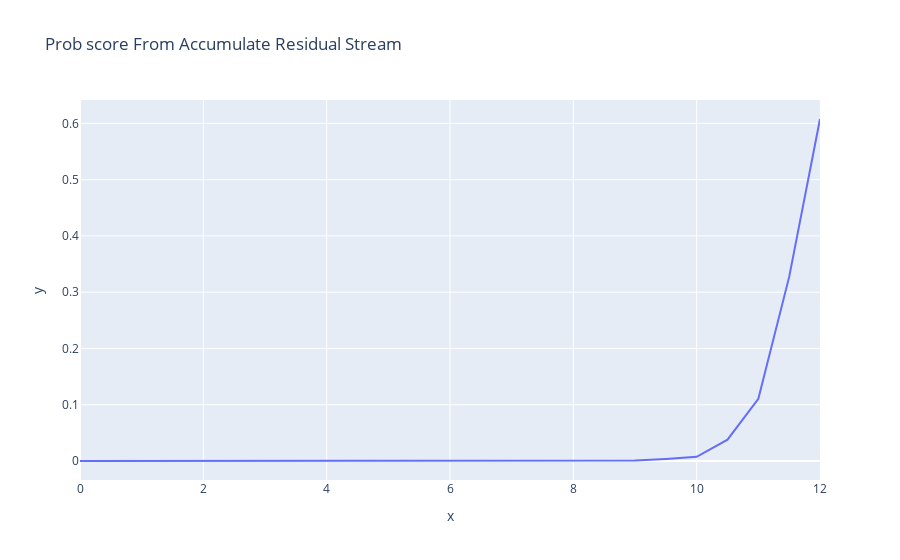

The notebook cell this image was saved under:
### Markdown cell above
Fascinatingly, we see that the model is utterly unable to do the task until layer 7, almost all performance comes from attention layer 9, and performance actually *decreases* from there.

**Note:** Hover over each data point to see what residual stream position it's from!

<details> <summary>Details on `accumulated_resid`</summary>
**Key:** `n_pre` means the residual stream at the start of layer n, `n_mid` means the residual stream after the attention part of layer n (`n_post` is the same as `n+1_pre` so is not included)

* `layer` is the layer for which we input the residual stream (this is used to identify *which* layer norm scaling factor we want)
* `incl_mid` is whether to include the residual stream in the middle of a layer, ie after attention & before MLP
* `pos_slice` is the subset of the positions used. See `utils.Slice` for details on the syntax.
* return_labels is whether to return the labels for each component returned (useful for plotting)
</details>

### Code cell
accumulated_residual, labels = cache.accumulated_resid(layer=-1, incl_mid=True, pos_slice=last_token, return_labels=True)
logit_lens_probs = residual_stack_to_logit(accumulated_residual, cache)
line(logit_lens_probs, x=np.arange(model.cfg.n_layers*2+1)/2, hover_name=labels, title="Prob score From Accumulate Residual Stream")

### Figure 1 — Plotly figure (JSON) as saved in the notebook; plotly's stock layout.template omitted (floating-point values rounded to 4 significant figures)
{"data": [{"hovertemplate": "<b>%{hovertext}</b><br><br>x=%{x}<br>y=%{y}<extra></extra>", "hovertext": ["0_pre", "0_mid", "1_pre", "1_mid", "2_pre", "2_mid", "3_pre", "3_mid", "4_pre", "4_mid", "5_pre", "5_mid", "6_pre", "6_mid", "7_pre", "7_mid", "8_pre", "8_mid", "9_pre", "9_mid", "10_pre", "10_mid", "11_pre", "11_mid", "final_post"], "legendgroup": "", "line": {"color": "#636efa", "dash": "solid"}, "marker": {"symbol": "circle"}, "mode": "lines", "name": "", "orientation": "v", "showlegend": false, "type": "scatter", "x": [0, 0.5, 1, 1.5, 2, 2.5, 3, 3.5, 4, 4.5, 5, 5.5, 6, 6.5, 7, 7.5, 8, 8.5, 9, 9.5, 10, 10.5, 11, 11.5, 12], "xaxis": "x", "y": [2.496e-06, 2.186e-06, 3.902e-06, 4.954e-06, 4.418e-06, 6.077e-06, 7.559e-06, 9.045e-06, 1.101e-05, 9.805e-06, 1.309e-05, 1.447e-05, 2.154e-05, 3.407e-05, 3.347e-05, 0.0001167, 0.0002348, 0.0009078, 0.0008814, 0.003629, 0.007422, 0.03798, 0.1106, 0.3272, 0.6078], "yaxis": "y"}], "layout": {"legend": {"tracegroupgap": 0}, "title": {"text": "Prob score From Accumulate Residual Stream"}, "xaxis": {"anchor": "y", "domain": [0, 1], "title": {"text": "x"}}, "yaxis": {"anchor": "x", "domain": [0, 1], "title": {"text": "y"}}}}
